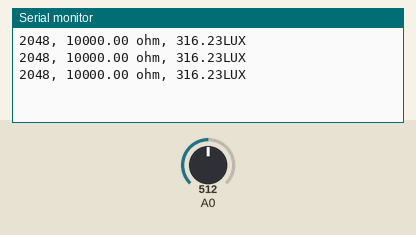
Recording of a sketch running on a simulated ESP8266 (NodeMCU). On the bench: the last lines printed to the serial monitor. Inputs (shaded band) come from the test bench; at power-on: A0 = 512 (analog values on the 0–1023 scale).

Above: at 1.8 s.
1.9 s: A0 set to 0
At 2.4 s:
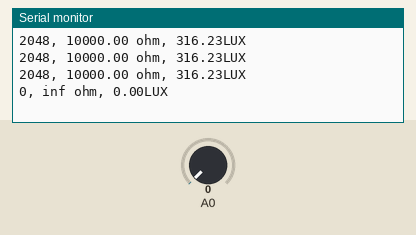
4.0 s: A0 set to 122
At 4.4 s:
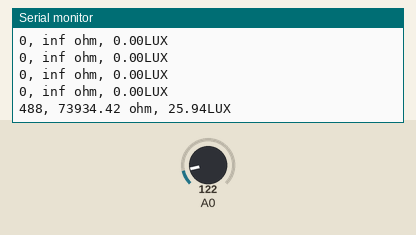

Measured:
- after the input at 1.9 s, the serial monitor: prints a new line after 0.10 s (image 1)
- after the input at 4.0 s, the serial monitor: prints a new line at once (image 2)

The sketch:

1stLab.ino
```cpp
#include <math.h>

const int LED_PIN = 15;
const int DAC_RANGE = 4096;
const float VCC = 3.3;
const int resistor = 10000;
int counter = 0;
// the setup function runs once
void setup() {
  Serial.begin(115200);
  analogReadResolution(12); //default is 10
  analogWriteFreq(60000); //60KHz, about max
  analogWriteRange(DAC_RANGE); //100% duty cycle

}
// the loop function runs over and over again

void loop() {
  int read_adc;
  //analogWrite(LED_PIN, counter); // set led PWM
  delay(500); //delay 1ms
  read_adc = analogRead(A0); // read analog voltage
  //counter = counter + 1;
  //if (counter > DAC_RANGE) // if counter saturates
  //  counter = 0; // reset counter

  float ldrResistor = calculateLDRResistor(read_adc, DAC_RANGE);
  float ldrLux = calculateLDRLux(ldrResistor);
  Serial.print(read_adc); Serial.print(", ");
  Serial.print(ldrResistor); Serial.print(" ohm, ");
  Serial.print(ldrLux); Serial.print("LUX ");
  Serial.println();
}

float calculateLDRResistor(int analogInputValue, int dacRange){
  float quantizationInterval = VCC/dacRange;
  float luxVoltage = quantizationInterval*analogInputValue;
  float current = luxVoltage/resistor;
  float luxResistor = (VCC-luxVoltage)/current;
  return luxResistor;
}

float calculateLDRLux(float luxResistor){
  int b = 6.53;
  float m = -0.8;
  float a = (log10(luxResistor)-b)/m;
  float lux = pow(10, a);
  return lux;
}
```
